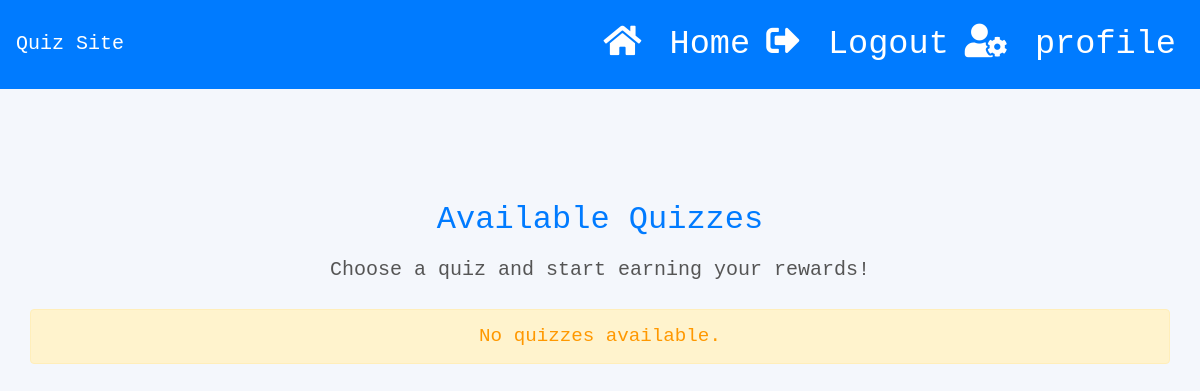
The page /quiz/ on the database as committed earlier.
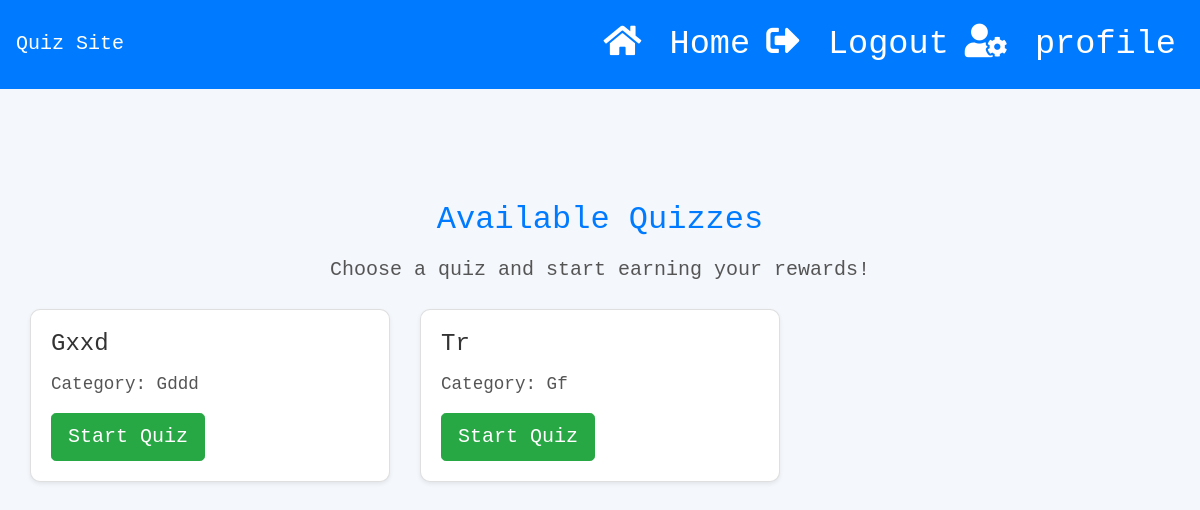
The same page on the database as committed later.
### quiz/models.py (models this page shows, shortened)
class Quiz(models.Model):
    title = models.CharField(max_length=200)
    category = models.CharField(max_length=100)
    description = models.TextField(blank=True)  # <-- Add this for multi-line input
    reward_per_question = models.FloatField(blank=True, null=True)
    created_at = models.DateTimeField(auto_now_add=True)

### quiz/views.py (the view)
# urls.py: path('', views.quiz_list, name='quiz_list'),  # List of all available quizzes
def quiz_list(request):
    quizzes = Quiz.objects.all()  # Get all quizzes from the database
    return render(request, 'quiz_list.html', {'quizzes': quizzes})

### quiz/templates/quiz_list.html (shortened to what this page needs)
{% extends 'base.html' %}
{% block content %}
<div class="container mt-5">
    <div class="text-center mb-4">
        <h2 class="text-primary">Available Quizzes</h2>
        <p class="lead">Choose a quiz and start earning your rewards!</p>
    </div>
    <div class="row">
        {% for quiz in quizzes %}
            <div class="col-md-4 mb-4">
                <div class="card shadow-sm">
                    <div class="card-body">
                        <h5 class="card-title">{{ quiz.title }}</h5>
                        <p class="card-text">Category: {{ quiz.category }}</p>
                        <div class="d-flex justify-content-between align-items-center">
                            <a href="{% url 'start_quiz' quiz.id %}" class="btn btn-success btn-lg">Start Quiz</a>
                        </div>
                    </div>
                </div>
            </div>
        {% empty %}
            <div class="col-12">
                <div class="alert alert-warning text-center">
                    No quizzes available.
                </div>
            </div>
        {% endfor %}
    </div>
</div>
{% endblock %}

### quiz/templates/base.html (shortened to what this page needs)
<!DOCTYPE html>
<html lang="en">
<head>
    <link rel="stylesheet" href="https://stackpath.bootstrapcdn.com/bootstrap/4.5.2/css/bootstrap.min.css">
    <link rel="stylesheet" href="https://cdnjs.cloudflare.com/ajax/libs/font-awesome/5.15.4/css/all.min.css">
</head>
<body>
    <nav class="navbar navbar-expand-lg navbar-light">
        <a class="navbar-brand" href="{% url 'feenax' %}">Quiz Site</a>
        <div class="collapse navbar-collapse" id="navbarNav">
            <ul class="navbar-nav ml-auto">
                <li class="nav-item">
                    <a class="nav-link" href="{% url 'feenax' %}">
                        <i class="fas fa-home"></i> Home
                    </a>
                </li>
                <li class="nav-item">
                    <a class="nav-link" href="{% url 'register' %}">
                        <i class="fas fa-sign-out-alt"></i> Logout
                    </a>
                </li>
                  <li class="nav-item">
                    <a class="nav-link" href="{% url 'chat' %}">
                        <i class="fas fa-user-cog"></i> profile
                    </a>
                </li>
            </ul>
        </div>
    </nav>
    <main class="container">
        {% block content %}{% endblock %}
    </main>
</body>
</html>

### quiz/templates/base.html (style rules this page uses)
body { background-color: #f4f7fc; margin: 0; font-family: 'Courier New', monospace; padding: 0; }
nav.navbar { background-color: #007bff; }
.navbar-brand, .nav-link { color: #fff !important; }
.nav-link { font-size: 2.1rem; padding: 0.7rem 3rem; }
.nav-item i { margin-right: 8px; }
.container { padding-top: 2rem; }
h2 { color: #333; text-align: center; margin-bottom: 1rem; }

### quiz/templates/quiz_list.html (style rules this page uses)
body { font-family: 'Courier New', monospace; }
.container { max-width: 1200px; }
.card-title { font-size: 1.5rem; font-weight: 500; color: #333; }
.card-text { font-size: 1.1rem; color: #555; }
.btn-success { background-color: #28a745; border-color: #28a745; }
.card { border-radius: 10px; }
.card-body { padding: 20px; }
.lead { font-size: 1.25rem; color: #555; }

Rows that differ between the two databases and show on the page:
added Quiz: title "Gxxd", category "Gddd"
added Quiz: title "Tr", category "Gf"
Other text that changed with them:
text no longer shown: "No quizzes available."
